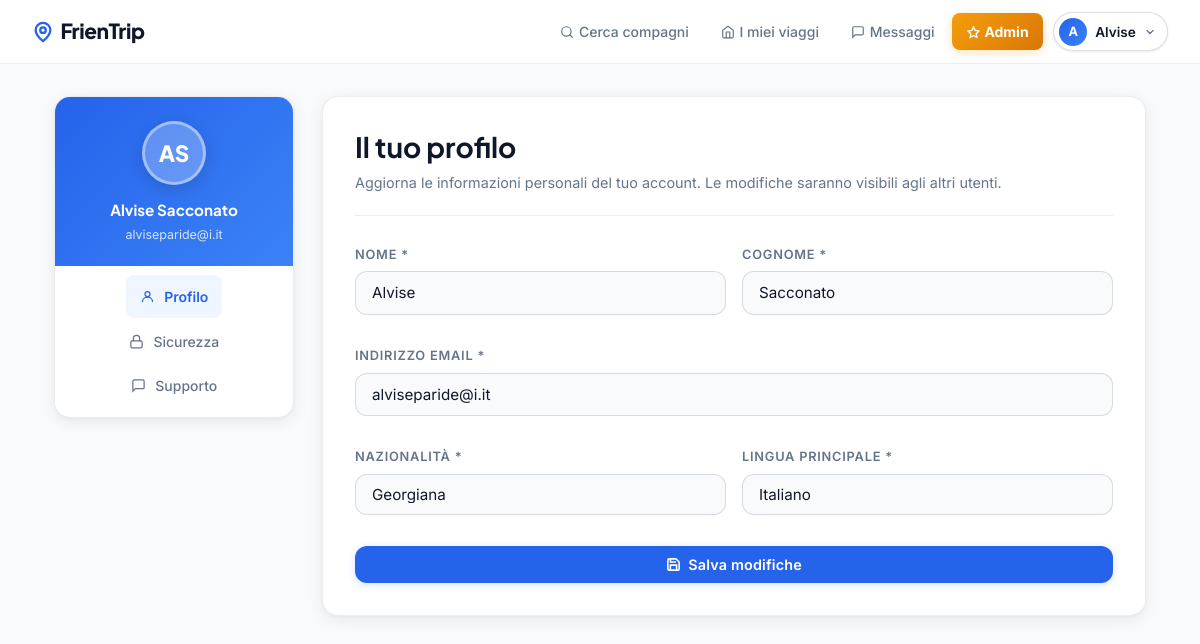
The app's page /pages/profilo/profilo.php (signed in) with its own data.
### tables this page shows
CREATE TABLE `users` (
  `id` int(10) UNSIGNED NOT NULL,
  `nome` varchar(100) NOT NULL,
  `cognome` varchar(100) NOT NULL,
  `email` varchar(150) NOT NULL,
  `password` varchar(255) NOT NULL,
  `nazionalita_id` int(10) UNSIGNED NOT NULL,
  `lingua_id` int(10) UNSIGNED NOT NULL DEFAULT 1,
  `created_at` timestamp NOT NULL DEFAULT current_timestamp(),
  `livello_utente` tinyint(3) UNSIGNED NOT NULL DEFAULT 255,
  `foto_profilo` varchar(255) DEFAULT NULL
);

CREATE TABLE `nazionalita` (
  `id` int(10) UNSIGNED NOT NULL,
  `nome` varchar(100) NOT NULL
);

### shared/auth.php (called while the page is built, shortened)
<?php
function isLoggedIn(): bool {
    return isset($_SESSION['user_id']);
}
function isAdmin(): bool {
    return isset($_SESSION['livello_utente']) && $_SESSION['livello_utente'] < 255 && $_SESSION['livello_utente'] !== 3;
}
function isAgency(): bool {
    return isset($_SESSION['livello_utente']) && $_SESSION['livello_utente'] === 3;
}
function currentUser(): array {
    return [
        'id'          => $_SESSION['user_id']      ?? null,
        'nome'        => $_SESSION['user_nome']     ?? '',
        'cognome'     => $_SESSION['user_cognome']  ?? '',
        'lingua'      => $_SESSION['user_lingua']   ?? '',
        'nazionalita' => $_SESSION['user_naz']      ?? '',
        'livello_utente' => $_SESSION['livello_utente']   ?? 255,
    ];
}
?>

### pages/profilo/profilo.php (the view, shortened to what this page needs)
<?php
require_once __DIR__ . '/../../shared/db_config.php';
require_once __DIR__ . '/../../shared/auth.php';
require_once __DIR__ . '/../../shared/lingue_list.php';
$user = currentUser();
$pdo  = getPDO();
$stmt = $pdo->prepare('
    SELECT u.nome, u.cognome, u.email, u.nazionalita_id, n.nome as nazionalita_nome, u.lingua_id, l.nome as lingua_nome
    FROM users u
    LEFT JOIN nazionalita n ON u.nazionalita_id = n.id
    LEFT JOIN lingue l ON u.lingua_id = l.id
    WHERE u.id = ?
');
$stmt->execute([$user['id']]);
$dbUser = $stmt->fetch(PDO::FETCH_ASSOC);
$stmtNaz = $pdo->query('SELECT id, nome FROM nazionalita ORDER BY nome ASC');
$allNazionalita = $stmtNaz->fetchAll(PDO::FETCH_ASSOC);
?>
<!DOCTYPE html>
<html lang="it">
<head>
  <link rel="stylesheet" href="../../shared/base.css">
  <link rel="stylesheet" href="profilo.css">
</head>
<body>
<?php include __DIR__ . '/../../shared/navbar.php'; ?>
<div class="container settings-page">
  <div class="settings-layout">
    <?php $activePage = 'profilo'; include __DIR__ . '/../../shared/settings_sidebar.php'; ?>
    <div class="settings-card">
      <div class="settings-card-header">
        <h2>Il tuo profilo</h2>
        <p>Aggiorna le informazioni personali del tuo account. Le modifiche saranno visibili agli altri utenti.</p>
      </div>
      <form method="POST" class="form-grid">
        <div>
          <div class="input-wrap">
            <label>Nome *</label>
            <input type="text" name="nome" required value="<?= htmlspecialchars($dbUser['nome'] ?? '') ?>" placeholder="Il tuo nome">
          </div>
        </div>
        <div>
          <div class="input-wrap">
            <label>Cognome *</label>
            <input type="text" name="cognome" required value="<?= htmlspecialchars($dbUser['cognome'] ?? '') ?>" placeholder="Il tuo cognome">
          </div>
        </div>
        <div class="full">
          <div class="input-wrap">
            <label>Indirizzo email *</label>
            <input type="email" name="email" required value="<?= htmlspecialchars($dbUser['email'] ?? '') ?>" placeholder="nome@esempio.com">
          </div>
        </div>
        <div>
          <div class="input-wrap">
            <label>Nazionalità *</label>
            <select name="nazionalita_id" required class="form-select">
              <?php foreach ($allNazionalita as $naz): ?>
                <option value="<?= (int)$naz['id'] ?>" <?= ((int)($dbUser['nazionalita_id'] ?? 0) === (int)$naz['id']) ? 'selected' : '' ?>>
                  <?= htmlspecialchars($naz['nome']) ?>
                </option>
              <?php endforeach; ?>
            </select>
          </div>
        </div>
        <div>
          <div class="input-wrap">
            <label>Lingua principale *</label>
            <?= lingueSelectHtml($pdo, 'lingua_id', (int)($dbUser['lingua_id'] ?? 0)) ?>
          </div>
        </div>
        <div class="full">
          <button type="submit" class="btn btn-primary btn-full">
            <svg width="15" height="15" viewBox="0 0 24 24" fill="none" stroke="currentColor" stroke-width="2.5" stroke-linecap="round"><path d="M19 21H5a2 2 0 0 1-2-2V5a2 2 0 0 1 2-2h11l5 5v11a2 2 0 0 1-2 2z"/><polyline points="17 21 17 13 7 13 7 21"/><polyline points="7 3 7 8 15 8"/></svg>
            Salva modifiche
          </button>
        </div>
      </form>
    </div>
  </div>
</div>
</body>
</html>

### shared/navbar.php (shortened to what this page needs)
<?php
require_once __DIR__ . '/auth.php';
?>
<header id="main-header">
  <a href="./../index/index.php" class="logo">
    <svg width="22" height="22" viewBox="0 0 24 24" fill="none" stroke="var(--brand)" stroke-width="2.5" stroke-linecap="round" stroke-linejoin="round">
      <circle cx="12" cy="10" r="3"/><path d="M12 2a8 8 0 0 1 8 8c0 5.25-8 12-8 12S4 15.25 4 10a8 8 0 0 1 8-8z"/>
    </svg>
    FrienTrip
  </a>
  <nav id="main-nav">
    <?php if (isLoggedIn() && !isAgency()): ?>
      <a href="./../map_view/map_view.php" class="<?= strpos($_SERVER['PHP_SELF'] ?? '', 'map_view') !== false ? 'nav-active' : '' ?>">
        <svg width="14" height="14" viewBox="0 0 24 24" fill="none" stroke="currentColor" stroke-width="2" stroke-linecap="round" style="display:inline;vertical-align:-2px;margin-right:.3rem"><circle cx="11" cy="11" r="8"/><path d="m21 21-4.35-4.35"/></svg>Cerca compagni
      </a>
      <a href="./../dashboard/dashboard.php" class="<?= strpos($_SERVER['PHP_SELF'] ?? '', 'dashboard') !== false ? 'nav-active' : '' ?>">
        <svg width="14" height="14" viewBox="0 0 24 24" fill="none" stroke="currentColor" stroke-width="2" stroke-linecap="round" style="display:inline;vertical-align:-2px;margin-right:.3rem"><path d="M3 9l9-7 9 7v11a2 2 0 0 1-2 2H5a2 2 0 0 1-2-2z"/><polyline points="9 22 9 12 15 12 15 22"/></svg>I miei viaggi
      </a>
      <a href="./../chat/conversations.php" class="<?= strpos($_SERVER['PHP_SELF'] ?? '', 'chat') !== false ? 'nav-active' : '' ?>">
        <svg width="14" height="14" viewBox="0 0 24 24" fill="none" stroke="currentColor" stroke-width="2" stroke-linecap="round" style="display:inline;vertical-align:-2px;margin-right:.3rem"><path d="M21 15a2 2 0 0 1-2 2H7l-4 4V5a2 2 0 0 1 2-2h14a2 2 0 0 1 2 2z"/></svg>Messaggi
      </a>
    <?php endif; ?>
    <?php if (isLoggedIn() && isAgency()): ?>
      <a href="./../agency/agency.php" class="btn-nav-admin">
        <svg width="13" height="13" viewBox="0 0 24 24" fill="none" stroke="currentColor" stroke-width="2.5" stroke-linecap="round" style="display:inline;vertical-align:-2px;margin-right:.3rem"><path d="M3 9l9-7 9 7v11a2 2 0 0 1-2 2H5a2 2 0 0 1-2-2z"/><polyline points="9 22 9 12 15 12 15 22"/></svg>Agenzia
      </a>
    <?php elseif (isLoggedIn() && isAdmin()): ?>
      <a href="./../admin/admin.php" class="btn-nav-admin">
        <svg width="13" height="13" viewBox="0 0 24 24" fill="none" stroke="currentColor" stroke-width="2.5" stroke-linecap="round" style="display:inline;vertical-align:-2px;margin-right:.3rem"><path d="M12 2l3.09 6.26L22 9.27l-5 4.87 1.18 6.88L12 17.77l-6.18 3.25L7 14.14 2 9.27l6.91-1.01L12 2z"/></svg>Admin
      </a>
    <?php endif; ?>
    <?php if (isLoggedIn()):
      $u = currentUser(); ?>
      <div class="nav-profile">
        <button type="button" class="nav-profile-btn" onclick="toggleProfileMenu(event)">
          <span class="nav-avatar-sm"><?= strtoupper(mb_substr($u['nome'], 0, 1)) ?></span>
          <span class="nav-profile-name"><?= htmlspecialchars($u['nome']) ?></span>
          <svg class="nav-profile-caret" width="12" height="12" viewBox="0 0 24 24" fill="none" stroke="currentColor" stroke-width="2.5" stroke-linecap="round"><path d="m6 9 6 6 6-6"/></svg>
        </button>
      </div>
    <?php else: ?>
      <a href="./../login/login.php" class="btn-nav-login">Accedi</a>
      <a href="./../register/register.php" class="btn-nav-register">Registrati</a>
    <?php endif; ?>
  </nav>
</header>

### shared/settings_sidebar.php
<?php
$initials = strtoupper(mb_substr($dbUser['nome'] ?? '', 0, 1) . mb_substr($dbUser['cognome'] ?? '', 0, 1));
?>
<div class="settings-sidebar">
  <div class="settings-sidebar-profile">
    <div class="avatar-circle"><?= htmlspecialchars($initials) ?></div>
    <div class="user-name"><?= htmlspecialchars(($dbUser['nome'] ?? '') . ' ' . ($dbUser['cognome'] ?? '')) ?></div>
    <div class="user-email"><?= htmlspecialchars($dbUser['email'] ?? '') ?></div>
  </div>
  <nav class="settings-nav">
    <a href="./../profilo/profilo.php" class="<?= $activePage === 'profilo' ? 'active' : '' ?>">
      <svg width="15" height="15" viewBox="0 0 24 24" fill="none" stroke="currentColor" stroke-width="2" stroke-linecap="round"><circle cx="12" cy="8" r="4"/><path d="M4 20c0-4 3.6-7 8-7s8 3 8 7"/></svg>
      Profilo
    </a>
    <a href="./../impostazioni/impostazioni.php" class="<?= $activePage === 'impostazioni' ? 'active' : '' ?>">
      <svg width="15" height="15" viewBox="0 0 24 24" fill="none" stroke="currentColor" stroke-width="2" stroke-linecap="round"><rect x="3" y="11" width="18" height="11" rx="2"/><path d="M7 11V7a5 5 0 0 1 10 0v4"/></svg>
      Sicurezza
    </a>
    <a href="./../supporto/supporto.php" class="<?= $activePage === 'supporto' ? 'active' : '' ?>">
      <svg width="15" height="15" viewBox="0 0 24 24" fill="none" stroke="currentColor" stroke-width="2" stroke-linecap="round"><path d="M21 15a2 2 0 0 1-2 2H7l-4 4V5a2 2 0 0 1 2-2h14a2 2 0 0 1 2 2z"/></svg>
      Supporto
    </a>
  </nav>
</div>

### pages/profilo/profilo.css (style rules this page uses)
.avatar-circle { transition: transform var(--transition), box-shadow var(--transition); }

### records on screen
users: nome "A", nome "Alvise", initials "AS", nome+cognome "Alvise Sacconato", email "alviseparide@i.it", cognome "Sacconato", nazionalita_id "Georgiana"

### other values on screen
form field lingua_id "Italiano"
